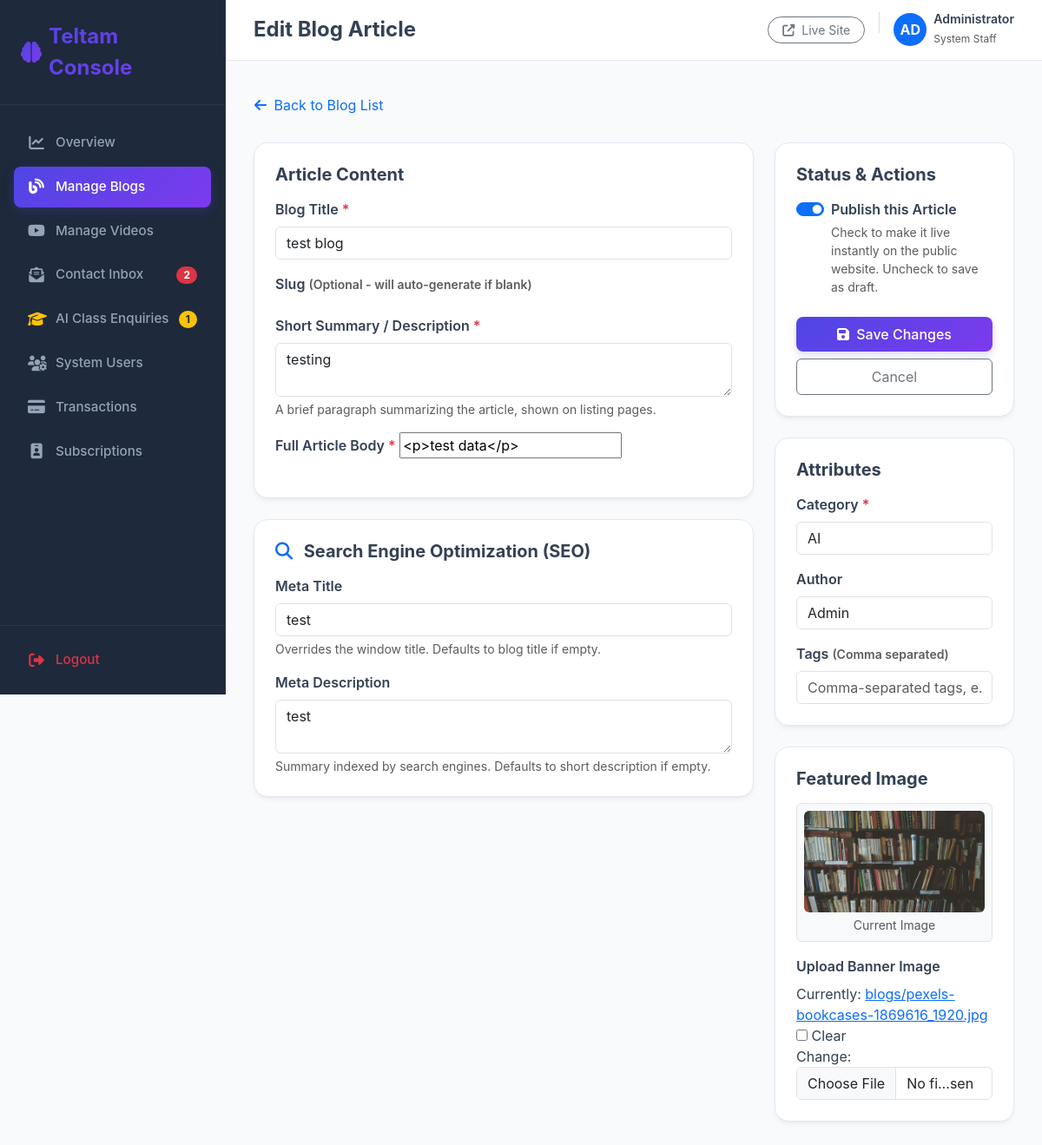
Screenshot of /dashboard/blogs/edit/9/ (signed in) with the database file from the repository.
### app/models.py (models this page shows, shortened)
class Blog(models.Model):
    title = models.CharField(max_length=255)
    slug = models.SlugField(max_length=255, unique=True, blank=True)
    category = models.CharField(max_length=100)
    short_description = models.TextField()
    full_content = models.TextField()
    featured_image = models.ImageField(upload_to='blogs/', blank=True, null=True)
    author = models.CharField(max_length=100, default='Admin')
    tags = models.CharField(max_length=255, blank=True, help_text="Comma-separated tags")
    meta_title = models.CharField(max_length=255, blank=True)
    meta_description = models.TextField(blank=True)
    is_published = models.BooleanField(default=False)
    is_notification_sent = models.BooleanField(default=False, help_text="Designates whether email notification has been sent to registered users.")
    created_date = models.DateTimeField(auto_now_add=True)
    updated_date = models.DateTimeField(auto_now=True)
    class Meta:
        ordering = ['-created_date']

### app/views.py (the view)
# urls.py: path('dashboard/blogs/edit/<int:pk>/', views.dashboard_blog_edit, name='dashboard_blog_edit'),
@staff_member_required(login_url='dashboard_login')
def dashboard_blog_edit(request, pk):
    blog = get_object_or_404(Blog, pk=pk)
    if request.method == 'POST':
        form = BlogForm(request.POST, request.FILES, instance=blog)
        if form.is_valid():
            form.save()
            messages.success(request, f"Blog '{blog.title}' updated successfully!")
            return redirect('dashboard_blog_list')
        else:
            messages.error(request, "Failed to update blog. Please check your inputs.")
    else:
        form = BlogForm(instance=blog)
    context = {
        'form': form,
        'action': 'Edit',
        'blog': blog,
    }
    return render(request, 'dashboard/blog_form.html', context)

### templates/dashboard/blog_form.html (shortened to what this page needs)
{% extends 'dashboard/base.html' %}
{% block header_title %}{{ action }} Blog Article{% endblock %}
{% block nav_blogs %}active{% endblock %}
{% block content %}
<div class="row">
    <div class="col-12">
        <a href="{% url 'dashboard_blog_list' %}" class="btn btn-link text-slate-600 text-decoration-none ps-0 mb-4">
            <i class="fas fa-arrow-left me-1"></i> Back to Blog List
        </a>
    </div>
</div>
<form method="POST" enctype="multipart/form-data" class="needs-validation" novalidate>
    <div class="row g-4">
        <div class="col-lg-8">
            <div class="dashboard-card p-4 mb-4">
                <h5 class="fw-bold mb-3 text-slate-800">Article Content</h5>
                <div class="mb-3">
                    <label for="{{ form.title.id_for_label }}" class="form-label fw-semibold">Blog Title <span class="text-danger">*</span></label>
                    {{ form.title }}
                </div>
                <div class="mb-3">
                    <label for="{{ form.slug.id_for_label }}" class="form-label fw-semibold">Slug <small class="text-muted">(Optional - will auto-generate if blank)</small></label>
                </div>
                <div class="mb-3">
                    <label for="{{ form.short_description.id_for_label }}" class="form-label fw-semibold">Short Summary / Description <span class="text-danger">*</span></label>
                    {{ form.short_description }}
                    <div class="form-text">A brief paragraph summarizing the article, shown on listing pages.</div>
                </div>
                <div class="mb-3">
                    <label for="{{ form.full_content.id_for_label }}" class="form-label fw-semibold">Full Article Body <span class="text-danger">*</span></label>
                    {{ form.full_content }}
                </div>
            </div>
            <div class="dashboard-card p-4">
                <h5 class="fw-bold mb-3 text-slate-800"><i class="fas fa-search me-2 text-primary"></i> Search Engine Optimization (SEO)</h5>
                <div class="mb-3">
                    <label for="{{ form.meta_title.id_for_label }}" class="form-label fw-semibold">Meta Title</label>
                    {{ form.meta_title }}
                    <div class="form-text">Overrides the window title. Defaults to blog title if empty.</div>
                </div>
                <div class="mb-0">
                    <label for="{{ form.meta_description.id_for_label }}" class="form-label fw-semibold">Meta Description</label>
                    {{ form.meta_description }}
                    <div class="form-text">Summary indexed by search engines. Defaults to short description if empty.</div>
                </div>
            </div>
        </div>
        <div class="col-lg-4">
            <div class="dashboard-card p-4 mb-4">
                <h5 class="fw-bold mb-3 text-slate-800">Status &amp; Actions</h5>
                <div class="form-check form-switch mb-4">
                    {{ form.is_published }}
                    <label class="form-check-label fw-semibold" for="{{ form.is_published.id_for_label }}">Publish this Article</label>
                    <div class="form-text">Check to make it live instantly on the public website. Uncheck to save as draft.</div>
                </div>
                <div class="d-grid gap-2">
                    <button type="submit" class="btn btn-brand-primary py-2"><i class="fas fa-floppy-disk me-1"></i> Save Changes</button>
                    <a href="{% url 'dashboard_blog_list' %}" class="btn btn-outline-secondary py-2">Cancel</a>
                </div>
            </div>
            <div class="dashboard-card p-4 mb-4">
                <h5 class="fw-bold mb-3 text-slate-800">Attributes</h5>
                <div class="mb-3">
                    <label for="{{ form.category.id_for_label }}" class="form-label fw-semibold">Category <span class="text-danger">*</span></label>
                    {{ form.category }}
                </div>
                <div class="mb-3">
                    <label for="{{ form.author.id_for_label }}" class="form-label fw-semibold">Author</label>
                    {{ form.author }}
                </div>
                <div class="mb-0">
                    <label for="{{ form.tags.id_for_label }}" class="form-label fw-semibold">Tags <small class="text-muted">(Comma separated)</small></label>
                    {{ form.tags }}
                </div>
            </div>
            <div class="dashboard-card p-4">
                <h5 class="fw-bold mb-3 text-slate-800">Featured Image</h5>
                <div class="mb-0">
                    {% if blog.featured_image %}
                        <div class="mb-3 text-center border p-2 rounded bg-light">
                            <img src="{{ blog.featured_image.url }}" alt="Current Featured Image" class="img-fluid rounded" style="max-height: 150px;">
                            <div class="small text-muted mt-1">Current Image</div>
                        </div>
                    {% endif %}
                    <label for="{{ form.featured_image.id_for_label }}" class="form-label fw-semibold">Upload Banner Image</label>
                    {{ form.featured_image }}
                </div>
            </div>
        </div>
    </div>
</form>
{% endblock %}

### templates/dashboard/base.html (shortened to what this page needs)
{% load static %}
<!DOCTYPE html>
<html lang="en">
<head>
    <link href="https://cdn.jsdelivr.net/npm/bootstrap@5.3.2/dist/css/bootstrap.min.css" rel="stylesheet">
    <link href="https://cdnjs.cloudflare.com/ajax/libs/font-awesome/6.4.2/css/all.min.css" rel="stylesheet">
</head>
<body>
    <div class="sidebar" id="sidebar">
        <div>
            <div class="sidebar-brand d-flex align-items-center gap-2">
                <i class="fas fa-brain fs-4 text-primary" style="background: var(--brand-gradient); -webkit-background-clip: text; -webkit-text-fill-color: transparent;"></i>
                <span class="fw-bold fs-4 text-white">Teltam Console</span>
            </div>
            <ul class="sidebar-menu">
                <li class="sidebar-item {% block nav_home %}{% endblock %}">
                    <a href="{% url 'dashboard_home' %}" class="sidebar-link">
                        <i class="fas fa-chart-line"></i>
                        <span>Overview</span>
                    </a>
                </li>
                <li class="sidebar-item {% block nav_blogs %}{% endblock %}">
                    <a href="{% url 'dashboard_blog_list' %}" class="sidebar-link">
                        <i class="fas fa-blog"></i>
                        <span>Manage Blogs</span>
                    </a>
                </li>
                <li class="sidebar-item {% block nav_videos %}{% endblock %}">
                    <a href="{% url 'dashboard_video_list' %}" class="sidebar-link">
                        <i class="fab fa-youtube"></i>
                        <span>Manage Videos</span>
                    </a>
                </li>
                <li class="sidebar-item {% block nav_contacts %}{% endblock %}">
                    <a href="{% url 'dashboard_contact_list' %}" class="sidebar-link d-flex align-items-center justify-content-between">
                        <div class="d-flex align-items-center">
                            <i class="fas fa-envelope-open-text"></i>
                            <span>Contact Inbox</span>
                        </div>
                        {% if global_unread_messages_count > 0 %}
                            <span class="badge bg-danger rounded-pill px-2 py-1" style="font-size: 0.75rem;">{{ global_unread_messages_count }}</span>
                        {% endif %}
                    </a>
                </li>
                <li class="sidebar-item {% block nav_ai_enquiries %}{% endblock %}">
                    <a href="{% url 'dashboard_ai_class_enquiry_list' %}" class="sidebar-link d-flex align-items-center justify-content-between">
                        <div class="d-flex align-items-center">
                            <i class="fas fa-graduation-cap text-warning"></i>
                            <span>AI Class Enquiries</span>
                        </div>
                        {% if global_pending_enquiries_count > 0 %}
                            <span class="badge bg-warning text-dark rounded-pill px-2 py-1" style="font-size: 0.75rem;">{{ global_pending_enquiries_count }}</span>
                        {% endif %}
                    </a>
                </li>
                <li class="sidebar-item {% block nav_users %}{% endblock %}">
                    <a href="{% url 'dashboard_user_list' %}" class="sidebar-link">
                        <i class="fas fa-users-cog"></i>
                        <span>System Users</span>
                    </a>
                </li>
                <li class="sidebar-item {% block nav_payments %}{% endblock %}">
                    <a href="{% url 'dashboard_payment_list' %}" class="sidebar-link">
                        <i class="fas fa-credit-card"></i>
                        <span>Transactions</span>
                    </a>
                </li>
                <li class="sidebar-item {% block nav_subscriptions %}{% endblock %}">
                    <a href="{% url 'dashboard_subscription_list' %}" class="sidebar-link">
                        <i class="fas fa-id-badge"></i>
                        <span>Subscriptions</span>
                    </a>
                </li>
            </ul>
        </div>
        <div class="sidebar-footer">
            <a href="{% url 'dashboard_logout' %}" class="sidebar-link text-danger">
                <i class="fas fa-sign-out-alt"></i>
                <span>Logout</span>
            </a>
        </div>
    </div>
    <div class="content-wrapper">
        <header class="topbar">
            <div class="d-flex align-items-center gap-3">
                <h4 class="mb-0 fw-bold text-slate-800">{% block header_title %}Overview{% endblock %}</h4>
            </div>
            <div class="d-flex align-items-center gap-3">
                <a href="{% url 'home' %}" target="_blank" class="btn btn-sm btn-outline-secondary rounded-pill px-3">
                    <i class="fas fa-external-link-alt me-1"></i> Live Site
                </a>
                <div class="d-flex align-items-center gap-2">
                    <div class="rounded-circle bg-primary text-white d-flex align-items-center justify-content-center fw-bold" style="width: 38px; height: 38px;">
                        {{ request.user.first_name|slice:":2"|upper|default:"AD" }}
                    </div>
                    <div class="d-none d-md-block">
                        <h6 class="mb-0 fw-semibold" style="font-size: 0.88rem;">{{ request.user.first_name|default:request.user.username }}</h6>
                        <span class="text-muted" style="font-size: 0.75rem;">System Staff</span>
                    </div>
                </div>
            </div>
        </header>
        <main class="main-content">
            {% include 'sweetalert_messages.html' %}
            <div class="animate-fade-in">
                {% block content %}{% endblock %}
            </div>
        </main>
    </div>
</body>
</html>

### rows the page displays
Blog: title "test blog", short_description "testing", full_content "<p>test data</p>", meta_title "test", meta_description "test", is_published "☑", category "AI", author "Admin", featured_image (picture)

### other values shown
{{ global_unread_messages_count }} "2"
{{ global_pending_enquiries_count }} "1"
{{ action }} "Edit"
{{ request.user.first_name|slice:":2"|upper|default:"AD" }} "AD"
{{ request.user.first_name|default:request.user.username }} "Administrator"
